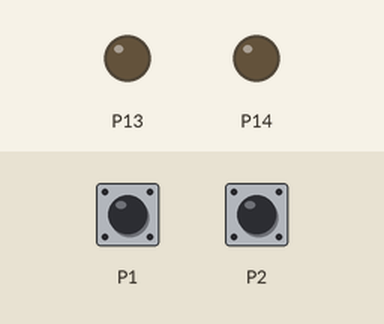
This program was run on a simulated BBC micro:bit (MakeCode). On the bench: output pins drawn as LEDs (lit = HIGH). The test bench sets the inputs (shaded band); at power-on: P1 LOW, P2 LOW.

Above: at 1.2 s.
1.3 s: P1 pulled HIGH for 0.15 s
At 1.38 s:
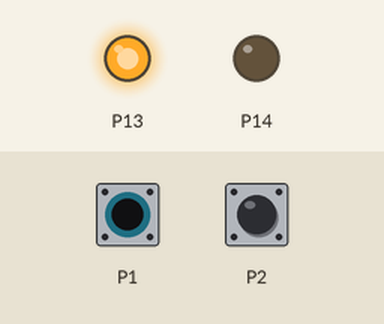
2.9 s: P2 pulled HIGH for 0.15 s
At 2.98 s:
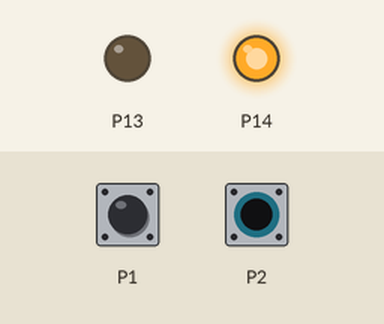
4.5 s: P2 pulled HIGH for 3.2 s
At 8.9 s:
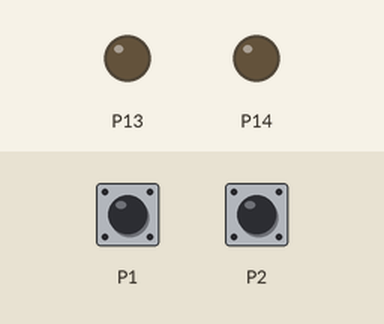
9.2 s: P1 pulled HIGH for 3.2 s
At 9.7 s:
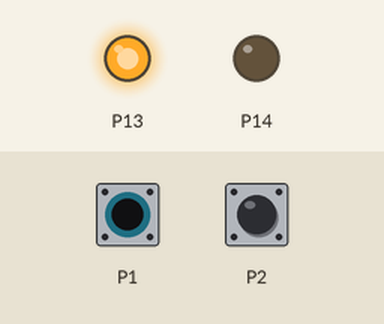
13.9 s: P1 driven HIGH and P2 driven HIGH
At 14.8 s:
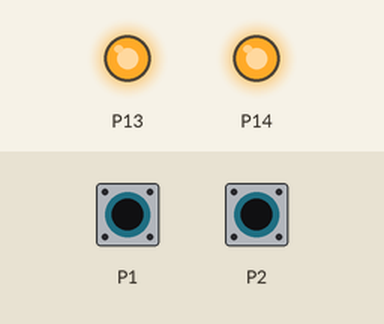
Timing chart, 0 to 16.4 s (numbered marks = the images above; inputs shaded):
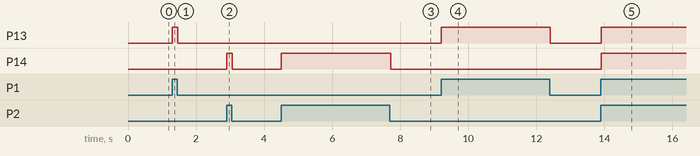

The program:

main.ts
```typescript
let sensorEsq = 0
let sensorDir = 0
// ===== Funções =====
function andarFrente () {
    // motor esquerdo
    pins.digitalWritePin(DigitalPin.P13, 1)
    // motor direito
    pins.digitalWritePin(DigitalPin.P14, 1)
}
function virarEsquerda () {
    pins.digitalWritePin(DigitalPin.P13, 0)
    pins.digitalWritePin(DigitalPin.P14, 1)
}
function parar () {
    pins.digitalWritePin(DigitalPin.P13, 0)
    pins.digitalWritePin(DigitalPin.P14, 0)
}
function virarDireita () {
    pins.digitalWritePin(DigitalPin.P13, 1)
    pins.digitalWritePin(DigitalPin.P14, 0)
}
basic.forever(function () {
    sensorEsq = pins.digitalReadPin(DigitalPin.P1)
    sensorDir = pins.digitalReadPin(DigitalPin.P2)
    // Linha preta = 0 / Branco = 1 (padrão da maioria dos sensores)
    // Ambos no branco → anda pra frente
    // Esquerdo fora da linha → vira para esquerda
    // Direito fora da linha → vira para direita
    // Ambos na linha → parar
    if (sensorEsq == 1 && sensorDir == 1) {
        andarFrente()
    } else if (sensorEsq == 0 && sensorDir == 1) {
        virarEsquerda()
    } else if (sensorEsq == 1 && sensorDir == 0) {
        virarDireita()
    } else {
        parar()
    }
})
```

test.ts
```typescript
// testes vão aqui; isto não será compilado quando este pacote for usado como uma extensão.
```

Measured:
- after the input at 1.3 s, P13: LOW → HIGH at once, → LOW 0.16 s later
- after the input at 2.9 s, P14: LOW → HIGH at once, → LOW 0.16 s later
- after the input at 4.5 s, P14: LOW → HIGH at once, → LOW 3.2 s later
- after the input at 9.2 s, P13: LOW → HIGH at once, → LOW 3.2 s later
- after the input at 13.9 s, P13, P14: LOW → HIGH at once
